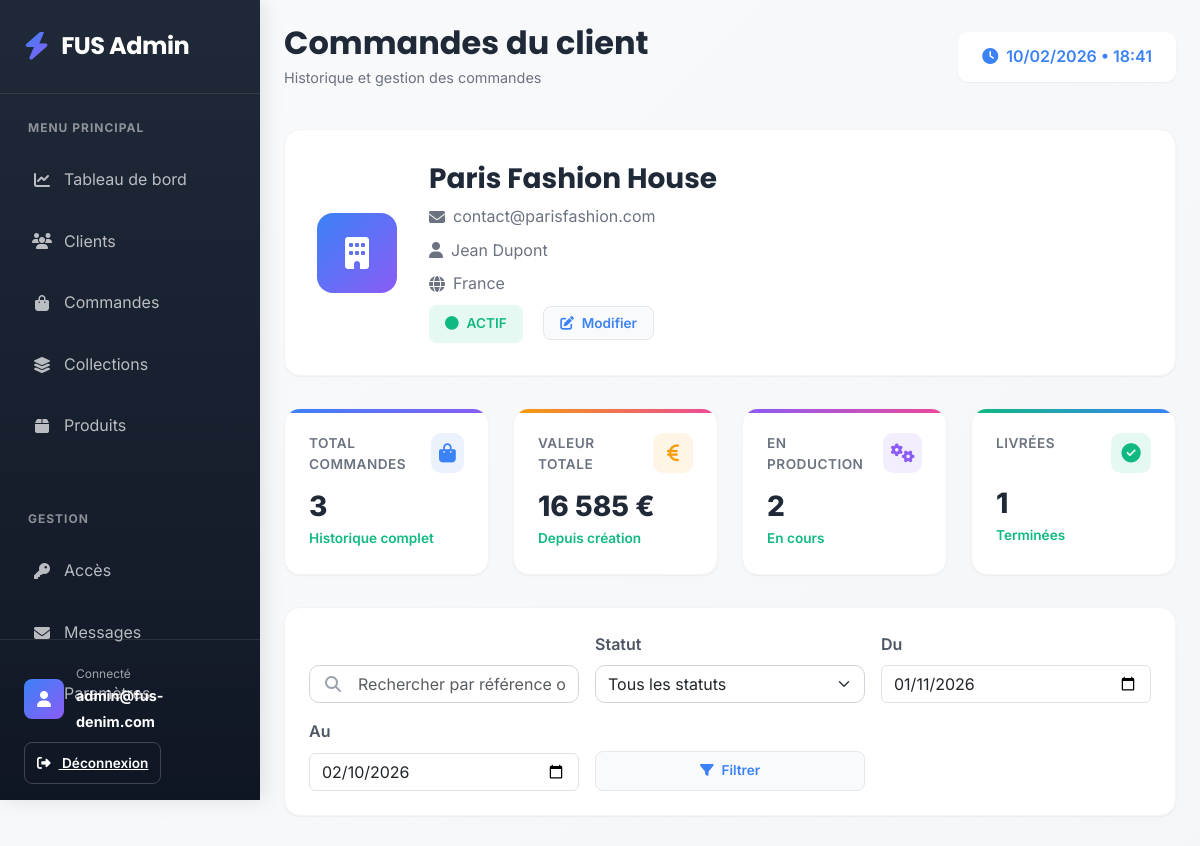
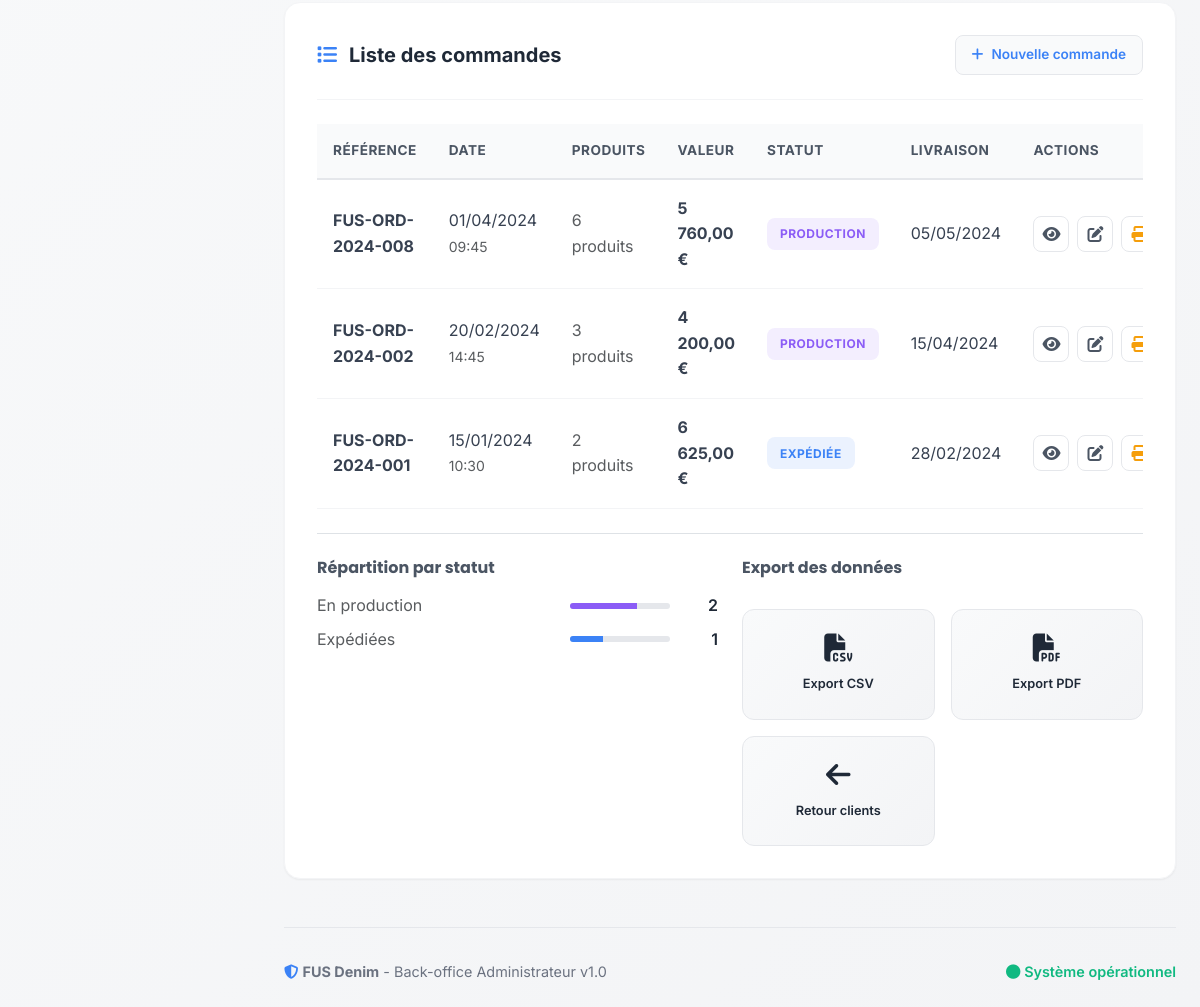
Page /client_orders.php?id=2 (signed in) on the committed database (2 pictures, top to bottom).
### tables this page shows
CREATE TABLE IF NOT EXISTS users (
    id INT PRIMARY KEY AUTO_INCREMENT,
    email VARCHAR(255) UNIQUE NOT NULL,
    password VARCHAR(255) NOT NULL,
    company_name VARCHAR(255),
    country VARCHAR(100),
    contact_person VARCHAR(255),
    phone VARCHAR(50),
    role ENUM('admin', 'client') DEFAULT 'client',
    is_active BOOLEAN DEFAULT TRUE,
    created_at TIMESTAMP DEFAULT CURRENT_TIMESTAMP,
    INDEX idx_email (email),
    INDEX idx_role (role),
    INDEX idx_active (is_active)
);

CREATE TABLE IF NOT EXISTS orders (
    id INT PRIMARY KEY AUTO_INCREMENT,
    client_id INT,
    reference VARCHAR(100) UNIQUE,
    status ENUM('received', 'validating', 'confirmed', 'production', 'shipped') DEFAULT 'received',
    total_items INT,
    total_value DECIMAL(10,2) DEFAULT 0.00,
    notes TEXT,
    shipping_address TEXT,
    estimated_delivery DATE,
    actual_delivery DATE,
    created_at TIMESTAMP DEFAULT CURRENT_TIMESTAMP,
    updated_at TIMESTAMP DEFAULT CURRENT_TIMESTAMP ON UPDATE CURRENT_TIMESTAMP,
    FOREIGN KEY (client_id) REFERENCES users(id) ON DELETE CASCADE,
    INDEX idx_client (client_id),
    INDEX idx_status (status),
    INDEX idx_reference_order (reference),
    INDEX idx_created (created_at)
);

### client_orders.php (the view, shortened to what the rows shown need)
<?php
$database = new Database();
$conn = $database->getConnection();
$client_id = intval($_GET['id']);
$stmt = $conn->prepare("SELECT id, company_name, email, contact_person, country, is_active FROM users WHERE id = ? AND role = 'client'");
$stmt->bind_param("i", $client_id);
$stmt->execute();
$result = $stmt->get_result();
$client = $result->fetch_assoc();
$search = isset($_GET['search']) ? $_GET['search'] : '';
$status_filter = isset($_GET['status']) ? $_GET['status'] : '';
$date_from = isset($_GET['date_from']) ? $_GET['date_from'] : '';
$date_to = isset($_GET['date_to']) ? $_GET['date_to'] : '';
$query = "SELECT o.* FROM orders o WHERE o.client_id = ? ";
$params = [$client_id];
$types = 'i';
$query .= " ORDER BY o.created_at DESC";
$stmt = $conn->prepare($query);
if ($types === 'i') {
    $stmt->bind_param($types, $params[0]);
} else {
    $stmt->bind_param($types, ...$params);
}
$stmt->execute();
$result = $stmt->get_result();
$orders = [];
if ($result) {
    while($row = $result->fetch_assoc()) {
        $orders[] = $row;
    }
}
?>
<!DOCTYPE html>
<html lang="fr">
<head>
    <link href="https://cdn.jsdelivr.net/npm/bootstrap@5.3.0-alpha1/dist/css/bootstrap.min.css" rel="stylesheet">
    <link rel="stylesheet" href="https://cdnjs.cloudflare.com/ajax/libs/font-awesome/6.4.0/css/all.min.css">
</head>
<body>
    <div class="sidebar">
        <div class="logo">
            <h2>FUS Admin</h2>
        </div>
    </div>
    <div class="main-content">
        <div class="header">
            <div class="header-title">
                <h1>Commandes du client</h1>
            </div>
        </div>
        <div class="client-info">
            <div class="client-details">
                <h3><?php echo htmlspecialchars($client['company_name']); ?></h3>
                <p><i class="fas fa-envelope"></i> <?php echo htmlspecialchars($client['email']); ?></p>
                <p><i class="fas fa-user"></i> <?php echo htmlspecialchars($client['contact_person']); ?></p>
                <p><i class="fas fa-globe"></i> <?php echo htmlspecialchars($client['country']); ?></p>
                <div class="mt-2">
                    <span class="client-status <?php echo $client['is_active'] ? 'active' : 'inactive'; ?>">
                    </span>
                    <a href="client_edit.php?id=<?php echo $client_id; ?>" class="card-action ms-3">
                    </a>
                </div>
            </div>
        </div>
        <div class="card-modern">
            <?php if (empty($orders)): ?>
            <div class="empty-state">
                <i class="fas fa-shopping-bag"></i>
                <h5 class="mt-3 mb-2">Aucune commande trouvée</h5>
                <p class="text-muted mb-3">
                    <?php if ($search || $status_filter || $date_from || $date_to): ?>
                    Essayez de modifier vos critères de recherche
                    <?php else: ?>
                    Ce client n'a pas encore passé de commande
                    <?php endif; ?>
                </p>
                <?php if ($search || $status_filter || $date_from || $date_to): ?>
                <a href="client_orders.php?id=<?php echo $client_id; ?>" class="card-action" style="display: inline-block;">
                    Voir toutes les commandes
                </a>
                <?php else: ?>
                <a href="order.php?action=new&client_id=<?php echo $client_id; ?>" class="card-action" style="display: inline-block;">
                    <i class="fas fa-plus me-2"></i>Créer une commande
                </a>
                <?php endif; ?>
            </div>
            <?php else: ?>
            <div class="table-wrapper">
                <table class="table-modern">
                    <thead>
                        <tr>
                            <th>Référence</th>
                            <th>Date</th>
                            <th>Produits</th>
                            <th>Valeur</th>
                            <th>Statut</th>
                            <th>Livraison</th>
                            <th width="120">Actions</th>
                        </tr>
                    </thead>
                    <tbody>
                        <?php foreach($orders as $order): ?>
                        <tr>
                            <td>
                                <strong><?php echo htmlspecialchars($order['reference']); ?></strong>
                            </td>
                            <td>
                                <div><?php echo date('d/m/Y', strtotime($order['created_at'])); ?></div>
                                <small class="text-muted"><?php echo date('H:i', strtotime($order['created_at'])); ?></small>
                            </td>
                            <td>
                                <?php
                                $product_count = rand(1, 10);
                                ?>
                                <span class="text-muted"><?php echo $product_count; ?> produit<?php echo $product_count > 1 ? 's' : ''; ?></span>
                            </td>
                            <td>
                                <strong><?php echo number_format($order['total_value'] ?: 0, 2, ',', ' '); ?> €</strong>
                            </td>
                            <td>
                                <?php
                                $status_classes = [
                                    'received' => 'badge-received',
                                    'production' => 'badge-production',
                                    'shipped' => 'badge-shipped',
                                    'delivered' => 'badge-delivered',
                                    'cancelled' => 'badge-cancelled'
                                ];
                                $status_labels = [
                                    'received' => 'Reçue',
                                    'production' => 'Production',
                                    'shipped' => 'Expédiée',
                                    'delivered' => 'Livrée',
                                    'cancelled' => 'Annulée'
                                ];
                                ?>
                                <span class="status-badge <?php echo $status_classes[$order['status']] ?? 'badge-received'; ?>">
                                    <?php echo $status_labels[$order['status']] ?? 'Reçue'; ?>
                                </span>
                            </td>
                            <td>
                                <?php if ($order['estimated_delivery']): ?>
                                <div><?php echo date('d/m/Y', strtotime($order['estimated_delivery'])); ?></div>
                                <?php else: ?>
                                <span class="text-muted">-</span>
                                <?php endif; ?>
                            </td>
                            <td>
                                <div class="btn-action-group">
                                    <a href="order_view.php?id=<?php echo $order['id']; ?>"
                                       class="btn-action btn-view" title="Voir détails">
                                        <i class="fas fa-eye"></i>
                                    </a>
                                    <a href="order_edit.php?id=<?php echo $order['id']; ?>"
                                       class="btn-action btn-edit" title="Modifier">
                                        <i class="fas fa-edit"></i>
                                    </a>
                                    <a href="order_print.php?id=<?php echo $order['id']; ?>"
                                       target="_blank" class="btn-action" title="Imprimer" style="color: var(--accent-5);">
                                        <i class="fas fa-print"></i>
                                    </a>
                                </div>
                            </td>
                        </tr>
                        <?php endforeach; ?>
                    </tbody>
                </table>
            </div>
            <?php endif; ?>
        </div>
    </div>
</body>
</html>

### rows in the picture
users: company_name "Paris Fashion House", email "contact@parisfashion.com", contact_person "Jean Dupont", country "France"
orders: reference "FUS-ORD-2024-008", created_at "01/04/2024", created_at "09:45", total_value "5 760,00", status "PRODUCTION", estimated_delivery "05/05/2024"
orders: reference "FUS-ORD-2024-002", created_at "20/02/2024", created_at "14:45", total_value "4 200,00", status "PRODUCTION", estimated_delivery "15/04/2024"
orders: reference "FUS-ORD-2024-001", created_at "15/01/2024", created_at "10:30", total_value "6 625,00", status "EXPÉDIÉE", estimated_delivery "28/02/2024"

### other values in the picture
substr($_SESSION['user_email'], 0, 20) "admin@fus-denim.com"
$total_orders "3"
$total_value "16 585"
$status_stats['production'] "2"
$status_stats['delivered'] + $status_stats['shipped'] "1"
$status_labels[$status] "En production"
$count "2"
$status_labels[$status] "Expédiées"
$count "1"
